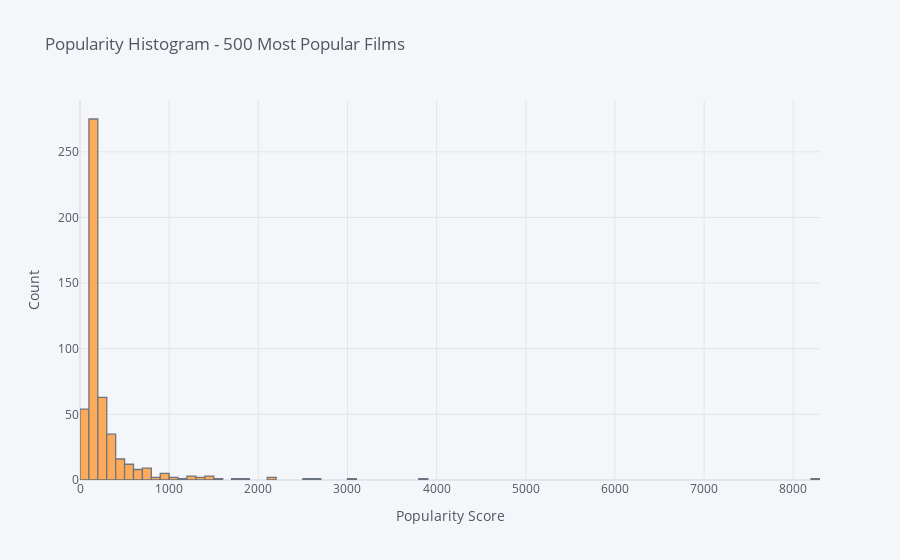

This figure's notebook cell:
### Code cell
mov_df["popularity"].head(500).iplot(title="Popularity Histogram - 500 Most Popular Films", xTitle="Popularity Score", yTitle="Count", kind="hist")

### Figure 1 — Plotly figure (JSON) as saved in the notebook; plotly's stock layout.template omitted (floating-point values rounded to 4 significant figures; data arrays with more than 128 entries replaced by an {"elided": "..."} marker saying what was removed)
{"data": [{"histfunc": "count", "histnorm": "", "marker": {"color": "rgba(255, 153, 51, 1.0)", "line": {"color": "#4D5663", "width": 1.3}}, "name": "popularity", "opacity": 0.8, "orientation": "v", "type": "histogram", "x": {"elided": "500 float values"}}], "layout": {"barmode": "overlay", "legend": {"bgcolor": "#F5F6F9", "font": {"color": "#4D5663"}}, "paper_bgcolor": "#F5F6F9", "plot_bgcolor": "#F5F6F9", "title": {"font": {"color": "#4D5663"}, "text": "Popularity Histogram - 500 Most Popular Films"}, "xaxis": {"gridcolor": "#E1E5ED", "showgrid": true, "tickfont": {"color": "#4D5663"}, "title": {"font": {"color": "#4D5663"}, "text": "Popularity Score"}, "zerolinecolor": "#E1E5ED"}, "yaxis": {"gridcolor": "#E1E5ED", "showgrid": true, "tickfont": {"color": "#4D5663"}, "title": {"font": {"color": "#4D5663"}, "text": "Count"}, "zerolinecolor": "#E1E5ED"}}}
